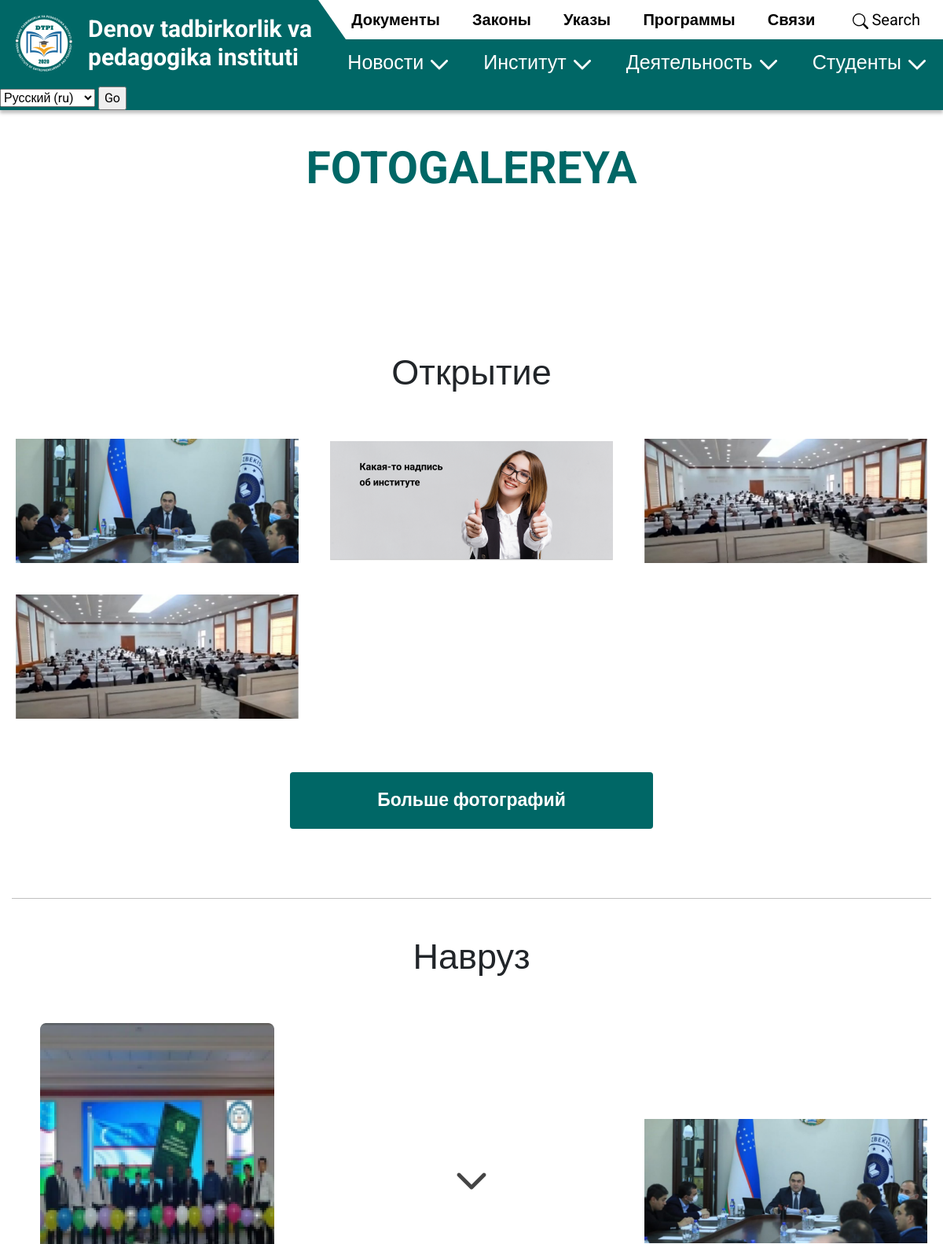
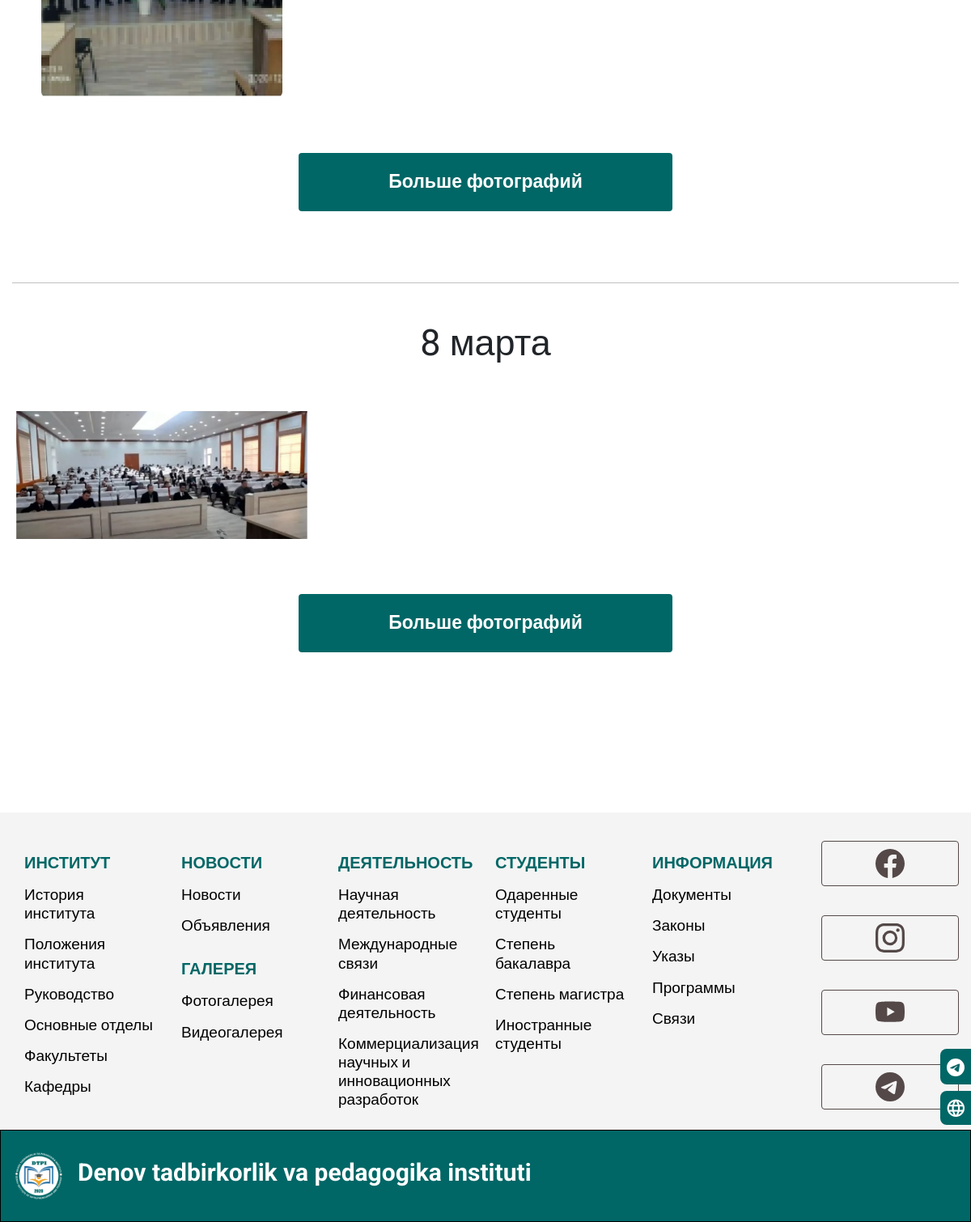
Page /ru/fotos/ on the committed database (2 pictures, top to bottom).
### main/models.py (models this page shows, shortened)
class FotoCategory(models.Model):
    title = models.CharField(max_length=255, verbose_name="Событие")
    descr = models.TextField(null=True, blank=True, verbose_name="Описание")
    class Meta:
        verbose_name = 'категорию фотогалереи'
        verbose_name_plural = 'Категории фотогалереи'

class Foto(models.Model):
    foto = models.ForeignKey(FotoCategory, on_delete=models.CASCADE, verbose_name="Категории фото", null=True,
                             blank=True)
    about = models.CharField(max_length=255, null=True, blank=True, verbose_name="(Описание) На фото ... ")
    image = models.ImageField(upload_to='foto/', verbose_name="Излбражение")
    class Meta:
        verbose_name = 'фотографию'
        verbose_name_plural = 'Фотографии'

### main/views.py (the view)
# urls.py: path('fotos/', fotos, name="fotos"),
def fotos(request):
    content = FotoCategory.objects.all()
    return render(request, 'fotos.html', {'content': content})

### templates/fotos.html (shortened to what this page needs)
{% extends 'base.html' %} {% load static %}
{% block content %}
    <section class="section-fotos" id="top">
        <section class="section-content">
            <div class="container-xl">
                <h2 class="text-center title">FOTOGALEREYA</h2>
                <div class="descr">
                </div>
                <div class="content">
                    {% for c in content %}
                        <div class="categoty">
                            <div class="title">
                                {{ c.title }}
                            </div>
                            <div class="row row-cols-3">
                                {% for cc in c.foto_set.all %}
                                    <div class="col">
                                        <a href="{{ cc.image.url }}">
                                            <img src="{{ cc.image.url }}" class="img-fluid" alt="">
                                        </a>
                                    </div>
                                {% endfor %}
                            </div>
                            <div class="text-center">
                                <a href="{% url 'foto' c.id %}" class="btn my-5">Больше фотографий</a>
                            </div>
                        </div>
                    {% endfor %}
                </div>
            </div>
        </section>
    </section>
{% endblock %}

### main/static/css/base.css (style rules this page uses)
body { font-family: 'Roboto', sans-serif; overflow-x: hidden; min-height: 100vh; display: -webkit-box; display: -ms-flexbox; display: flex; -webkit-box-orient: vertical; -webkit-box-direction: normal; -ms-flex-direction: column; flex-direction: column; -webkit-box-pack: justify; -ms-flex-pack: justify; justify-content: space-between; }
html { scroll-behavior: smooth !important; overflow-x: hidden; }
h2, .h2 { font-size: 57px; font-weight: 700; }
.section-fotos { padding-top: 110px; }
.section-fotos .section-content { padding-top: 70px; padding-bottom: 70px; -webkit-box-shadow: 0px 4px 4px rgba(0, 0, 0, 0.25); box-shadow: 0px 4px 4px rgba(0, 0, 0, 0.25); }
.section-fotos .section-content h2 { color: #006766; }
.section-fotos .section-content .descr { padding: 40px 0; }
.section-fotos .section-content .content { padding: 40px 0; }
.section-fotos .section-content .content .categoty { padding-bottom: 40px; }
.section-fotos .section-content .content .categoty:not(:nth-last-child(1)) { border-bottom: 1px silver solid !important; }
.section-fotos .section-content .content .categoty .title { font-size: 45px; text-align: center; margin-bottom: 30px; margin-top: 40px; }
.section-fotos .section-content .content .categoty .col { display: -webkit-box; display: -ms-flexbox; display: flex; -webkit-box-pack: center; -ms-flex-pack: center; justify-content: center; -webkit-box-align: center; -ms-flex-align: center; align-items: center; padding: 20px; }
.section-fotos .btn { color: white; background: #006766; padding: 18px 110px; font-size: 23px; font-weight: 700; margin-top: 10px; text-decoration: none; }

### rows in the picture
FotoCategory: title "Открытие"
Foto: image (picture)
Foto: image (picture)
Foto: image (picture)
Foto: image (picture)
FotoCategory: title "Навруз"
Foto: image (picture)
Foto: image (picture)
Foto: image (picture)
FotoCategory: title "8 марта"
Foto: image (picture)

### other values in the picture
form field language "Русский (ru)"
